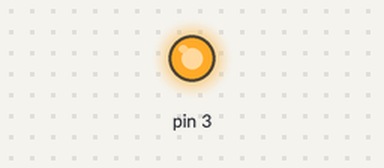
Simulated run of this sketch. Board: Arduino Uno, built with avr-gcc and run on an emulated ATmega328P. Parts: output pins drawn as LEDs (lit = HIGH).

Above: at 0.05 s.
At 2.05 s:
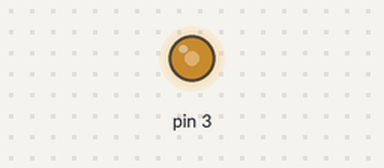
At 4.1 s:
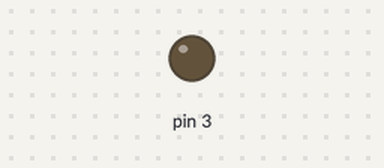
At 7.4 s:
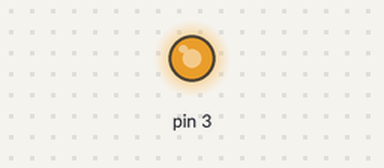
Timing chart, 0 to 10.6 s (numbered marks = the images above):
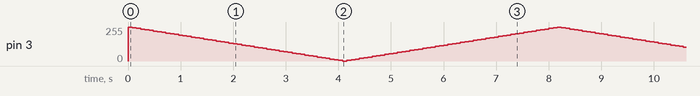

The sketch:

sketch_sep15c.ino
```cpp
int x =255;
int y =5;
void setup() {
  // put your setup code here, to run once:

  pinMode (3,OUTPUT);
}

void loop() {
  // put your main code here, to run repeatedly:
   analogWrite(3,x);
   x = x-y;
   if(x ==0 || x ==255)
   y = -y;
   delay(80);
   }
```
